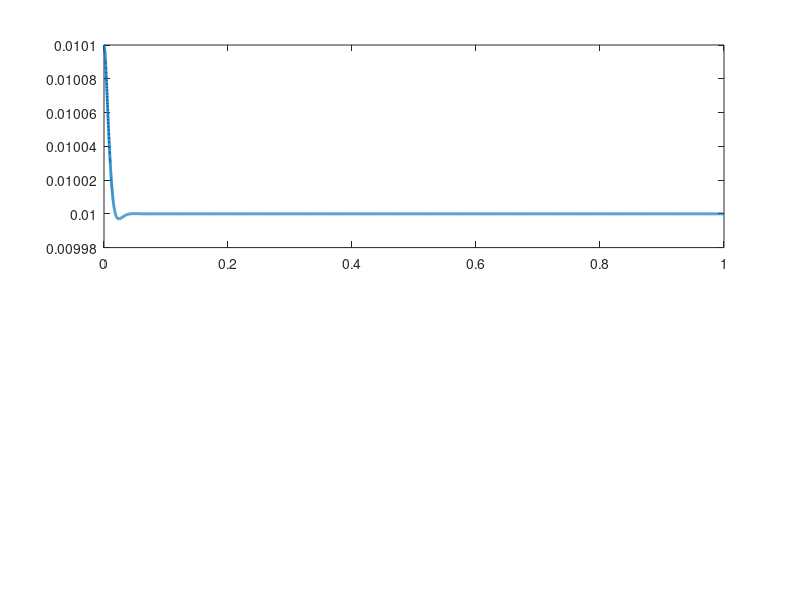

MATLAB code to generate this figure: (Note: this script raises an error after producing the figure.)
clc; close all; clear;

% SYSTEM PARAMETERS (standard set)
m = 0.1;
g = 9.81;
k = 0.0001;
x0 = 0.01;
i0 = x0*sqrt(m*g/k);

A = [0 1; 19600 0];
B = [0; -19.8];
C = [1 0];

% DERIVE PID GAINS VIA AUGMENTED LQR
% Augment with an integral-of-error state: z_dot = e = x1 - r (r=0 -> e=x1)
A_aug = [A, zeros(2,1); -C, 0];
B_aug = [B; 0];

Q_aug = diag([1000, 1, 100]);   % [position, velocity, integral] weighting
R_aug = 0.1;

K_aug = lqr(A_aug, B_aug, Q_aug, R_aug);

Kp = K_aug(1);
Kd = K_aug(2);
Ki = K_aug(3);

fprintf('=== PID gains from augmented LQR ===\n');
fprintf('Kp = %.4f\n', Kp);
fprintf('Ki = %.4f\n', Ki);
fprintf('Kd = %.4f\n', Kd);

Acl_aug = A_aug - B_aug*K_aug;
fprintf('\nClosed-loop eigenvalues (with integral state):\n');
disp(eig(Acl_aug));

% SIMULATION ON TRUE NONLINEAR PLANT (with current saturation)
dt = 0.0001;
T = 1.0;
t = 0:dt:T;
N = length(t);

x = zeros(1,N);
vel = zeros(1,N);
u = zeros(1,N);
ie = 0;

x(1) = x0 + 0.0001;   % start with a small disturbance
vel(1) = 0;

I_MAX = 5;   % realistic current saturation limit (A) -- current cannot be negative
I_MIN = 0;

for n = 1:N-1
    pos = x(n);
    v = vel(n);

    error = pos - x0;   % convention: measured - target
    ie = ie + error*dt;

    u(n) = -(Kp*error + Kd*v + Ki*ie);   % control law: u = -K_aug * [pos; vel; integral]

    i_total = i0 + u(n);
    i_total = max(min(i_total, I_MAX), I_MIN);   % SATURATE current -- prevents
                                                   % the i^2 sign-invariance trap
    F = k * i_total^2 / pos^2;
    accel = (m*g - F) / m;

    vel(n+1) = v + accel*dt;
    x(n+1) = pos + vel(n+1)*dt;

    if isnan(x(n+1)) || abs(x(n+1)) > 10
        fprintf('DIVERGED at t = %.4f s\n', t(n));
        break;
    end
end

% PLOTTING
figure;
subplot(2,1,1);
plot(t, x, 'LineWidth', 2);
yline(x0, '--r');
grid on;
title('PID Position Response, true nonlinear plant');
xlabel('Time (s)'); ylabel('Position (m)');

subplot(2,1,2);
plot(t, u, 'LineWidth', 2);
grid on;
title('PID Control Input (Delta i)');
xlabel('Time (s)'); ylabel('Delta i');
